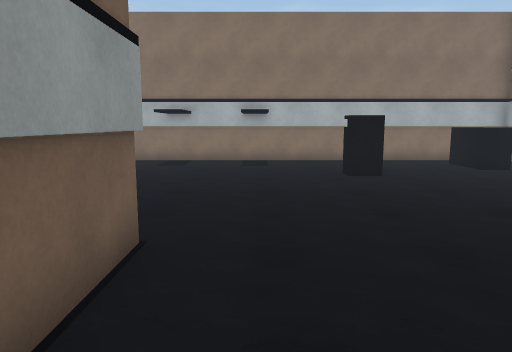
[1] (above)

16 first-person views from a walk through a Unity game level. The camera is 1.5 m above the floor, tilts 8° down and sees 70° across. The floor is counted in squares, 1 m on a side. Each view is taken from the middle of a square. On the plan, view 1 faces up. The plan holds only what a view shows up to about 16 squares ahead; the rest is blank. The place goes on beyond the plan. The player is left out. Door leaves are left out, so doorways stand open.

[2]
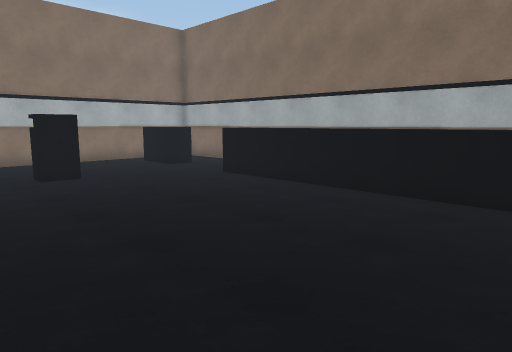

[3]
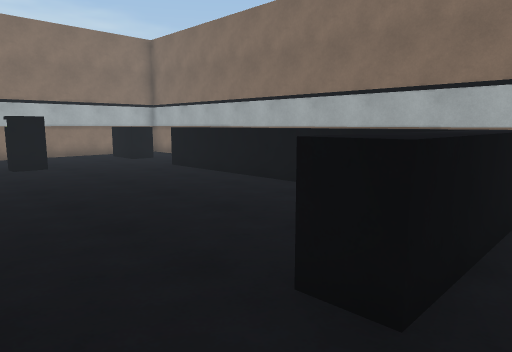

[4]
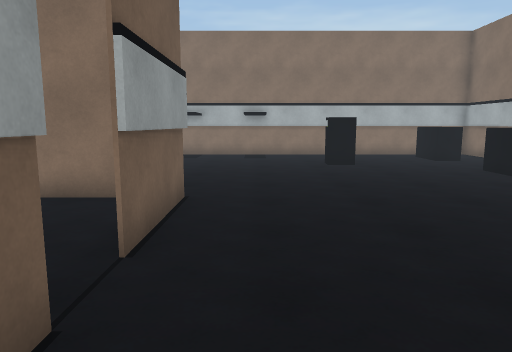

[5]
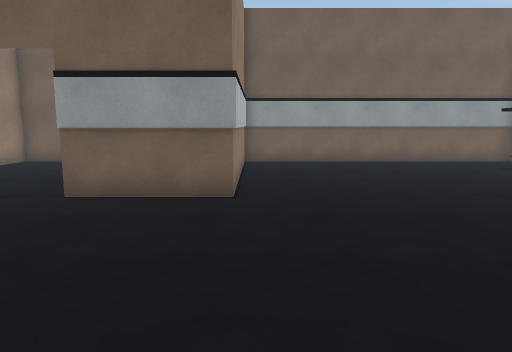

[6]
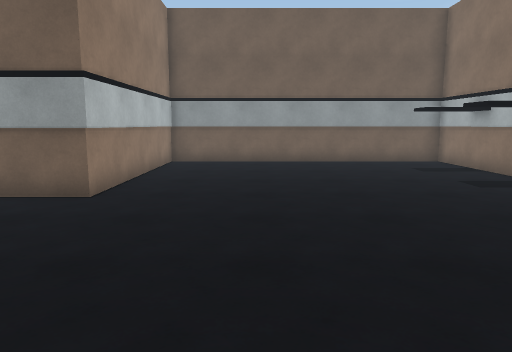

[7]
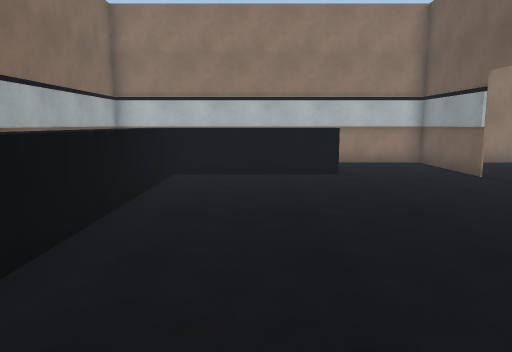

[8]
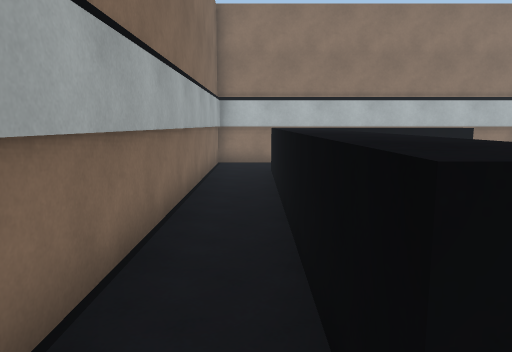

[9]
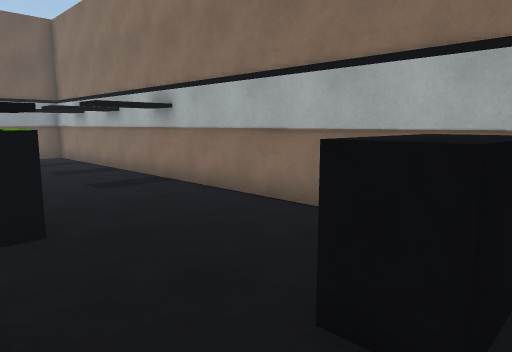

[10]
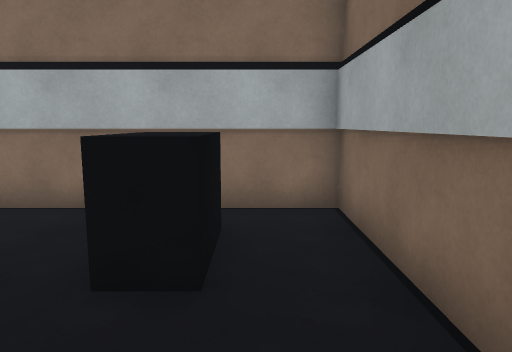

[11]
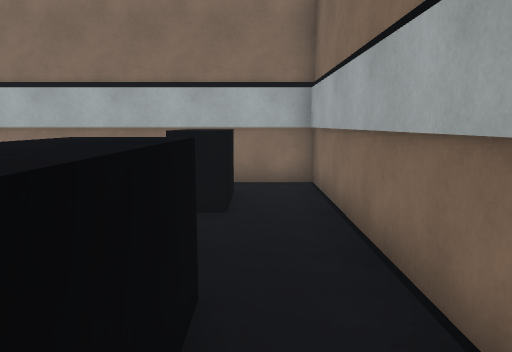

[12]
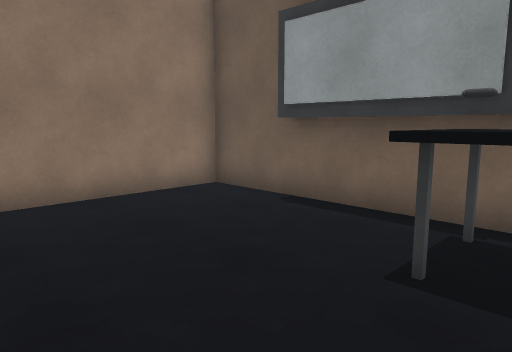

[13]
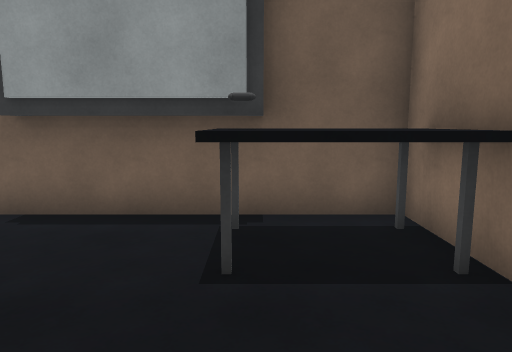

[14]
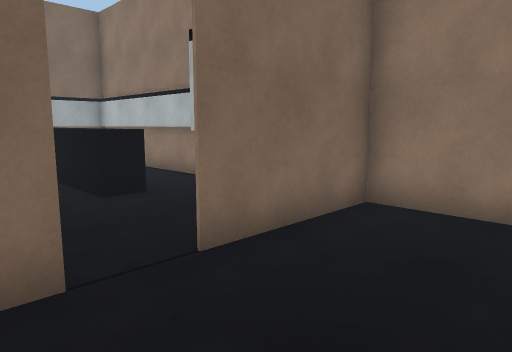

[15]
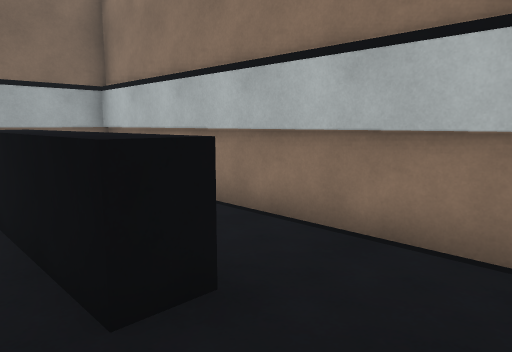

[16]
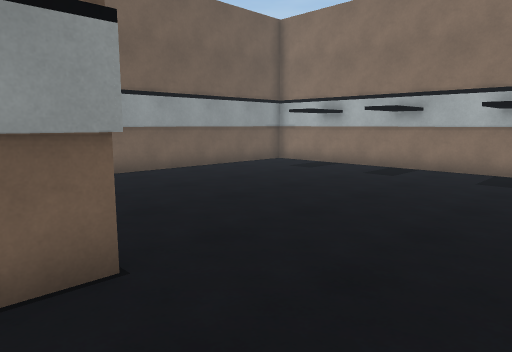

### Floor plan
Key: @ floor where view 1 was taken; # wall or solid block; . floor; D open door; ^ raised ledge; O other object.
Columns run from 9 left of view 1 to 11 right of it. Each row starts with its distance up from view 1.
 16 #####################
 15 #...................#
 14 #................O..#
 13 #................O..#
 12 #................O..#
 11 #...........OO......#
 10 #...................#
  9 #................^..#
  8 #................^..#
  7 #................^..#
  6 #................^..#
  5 #................^..#
  4 #OOO####.........^..#
  3 #OOO...#.........^..#
  2 #OOO...#.........^..#
  1 #......DD........^..#
  0 #......DD@.......^..#
 -1 #......#....^^^^^^..#
 -2 #......#....^^^^^^..#
 -3 #......#.......   ..#
 -4 #......##############
 -5 #########

Positions as (right, up) in squares from view 1, and headings:
1: (0, 0), facing up
2: (0, 0), facing up-right
3: (0, -3), facing up-right
4: (0, -3), facing up
5: (6, 5), facing left
6: (6, 8), facing left
7: (5, 10), facing down
8: (9, 10), facing down
9: (9, 10), facing up-left
10: (9, 9), facing up
11: (9, 6), facing up
12: (-3, 3), facing down-left
13: (-3, 2), facing left
14: (-5, 2), facing down-right
15: (0, 0), facing down-right
16: (2, 3), facing up-left
